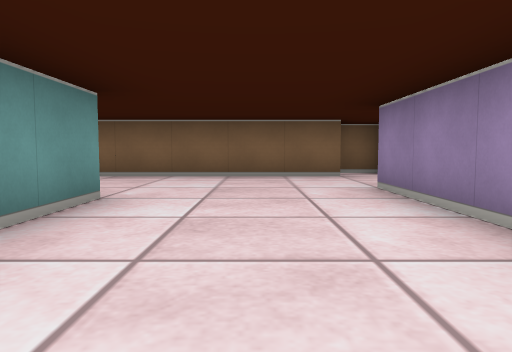
View 1 (above)

20 first-person views from a walk through a cub3D ray-caster map. The camera is about half as high as the walls, tilts 4° down and sees 70° across. The floor is counted in squares. Each view is taken from the middle of a square. On the plan, view 1 faces up. The plan holds only what a view shows up to about 9 squares ahead; the rest is blank.

View 2
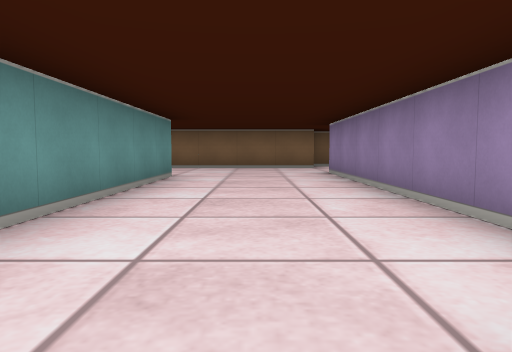

View 3
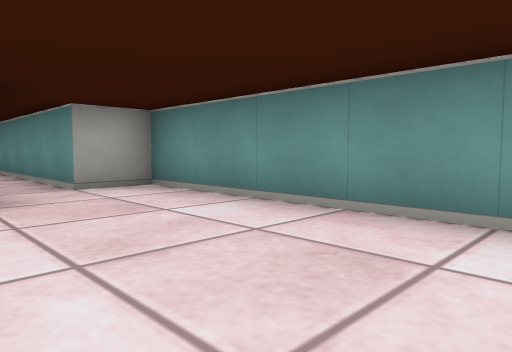

View 4
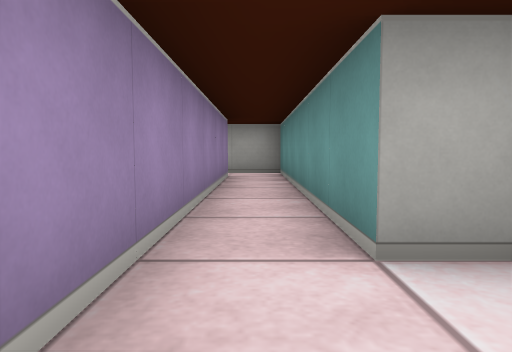

View 5
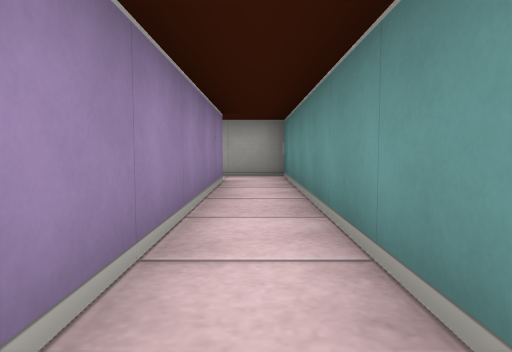

View 6
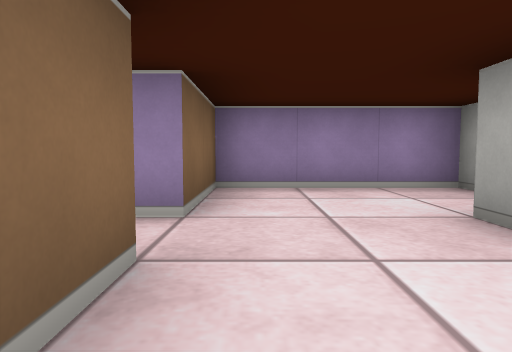

View 7
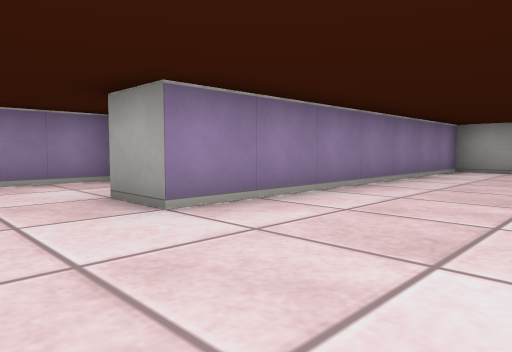

View 8
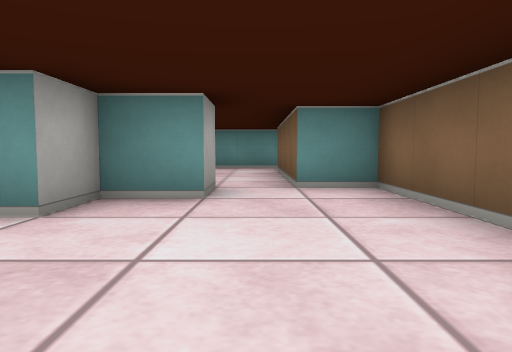

View 9
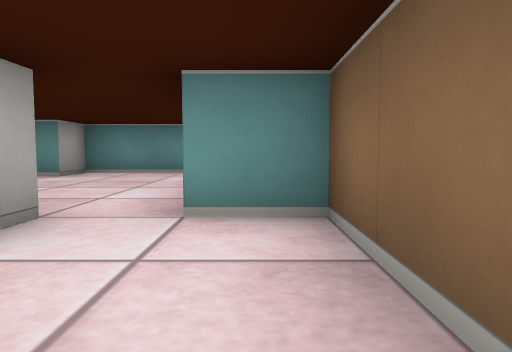

View 10
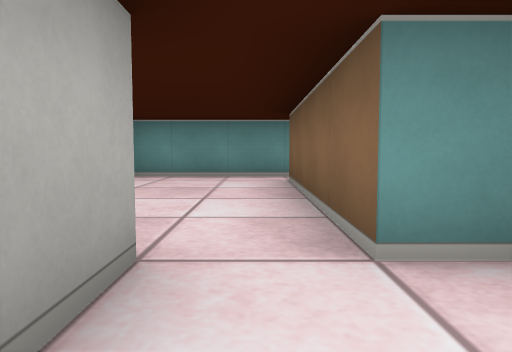

View 11
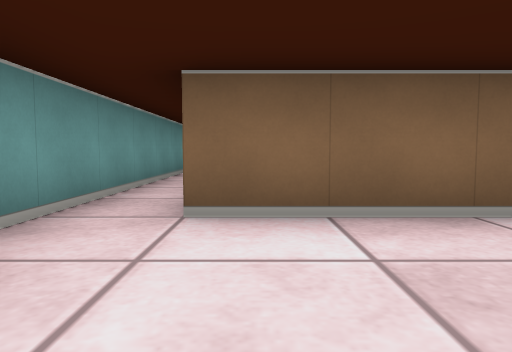

View 12
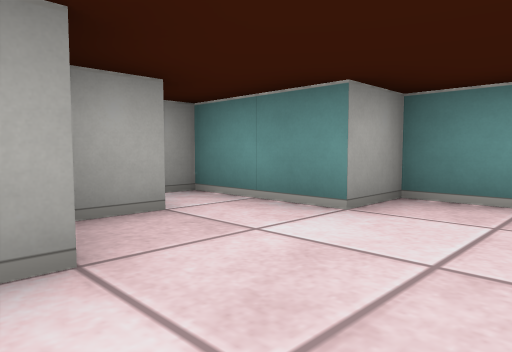

View 13
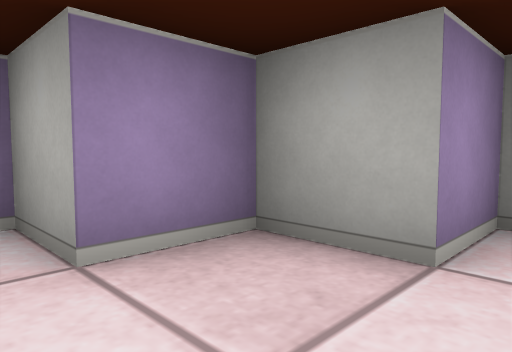

View 14
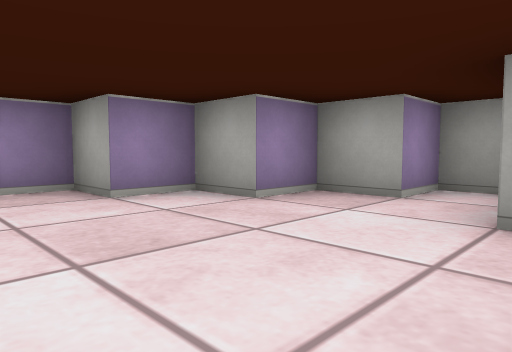

View 15
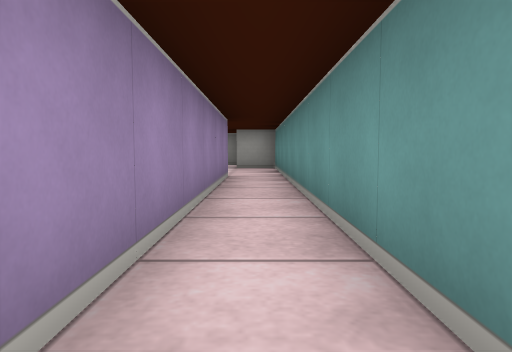

View 16
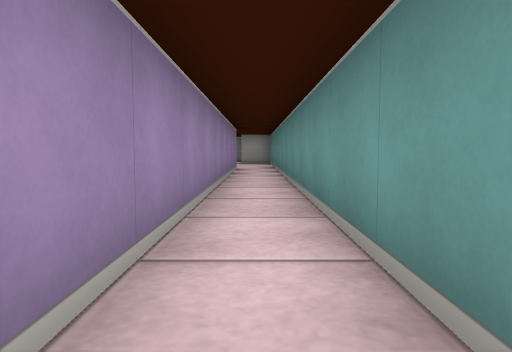

View 17
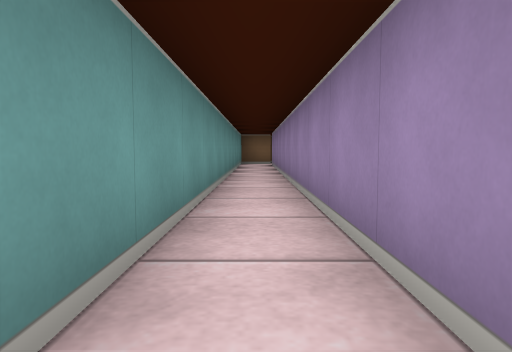

View 18
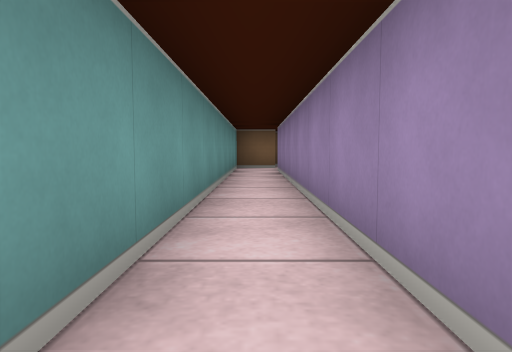

View 19
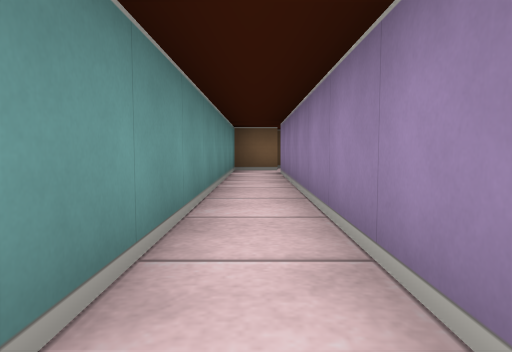

View 20
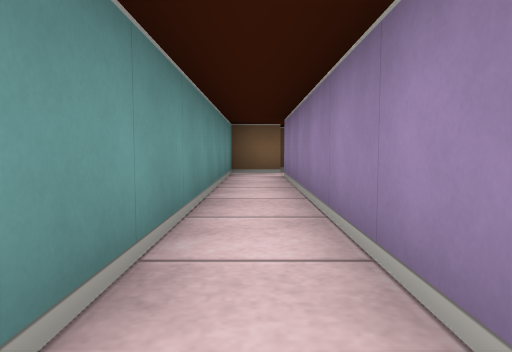

### Floor plan
Points are (right, up) in squares from view 1. A wall is a line through its corners. A room is listed if a view was taken in it or the views show most of it. See-through windows are left out.
Room 1 (views 1, 2, 3, 4, 5, 6, 7, 8, 9, 10)
walls: (-3.5, 4.5) (-2.5, 4.5) (-2.5, 3.5) (-1.5, 3.5) (-1.5, -3.5) (-0.5, -3.5) (-0.5, -9.5) (0.6, -9.5); (4.5, 3.4) (4.5, 6.5) (2.5, 6.5); (1.6, 6.5) (-3.5, 6.5) (-3.5, 5.5) (-4.5, 5.5); (2.6, 7.5) (1.6, 7.5); (0.5, -8.5) (0.5, -2.5) (1.5, -2.5) (1.5, 4.5) (2.5, 4.5)
ways out: opening at (-4, 5) to room 2
Room 2 (views 11, 12, 13, 14)
walls: (-4.5, 5.5) (-7.5, 5.5); (-8.5, 5.5) (-8.5, 2.5) (-7.5, 2.5) (-7.5, 0.5) (-6.5, 0.5) (-6.5, 1.5) (-5.5, 1.5) (-5.5, 2.5) (-4.5, 2.5) (-4.5, 3.5) (-3.5, 3.5) (-3.5, 4.2)
ways out: opening at (-4, 5) to room 1; opening at (-8, 5) to room 3
Room 3 (views 15, 16, 17, 18, 19, 20)
walls: (-8.5, 23.5) (-8.5, 5.5); (-7.5, 5.5) (-7.5, 23.5)
ways out: opening at (-8, 5) to room 2; opening at (-8, 24)

Positions as (right, up) in squares from view 1, and headings:
1: (0, 0), facing up
2: (0, -3), facing up
3: (1, 1), facing down-left
4: (0, -2), facing down
5: (0, -3), facing down
6: (0, 6), facing right
7: (-1, 6), facing down-right
8: (1, 5), facing left
9: (-1, 6), facing left
10: (-2, 5), facing left
11: (-7, 3), facing up
12: (-5, 4), facing down-left
13: (-7, 3), facing down-right
14: (-8, 5), facing down-right
15: (-8, 12), facing down
16: (-8, 15), facing down
17: (-8, 12), facing up
18: (-8, 15), facing up
19: (-8, 16), facing up
20: (-8, 17), facing up
